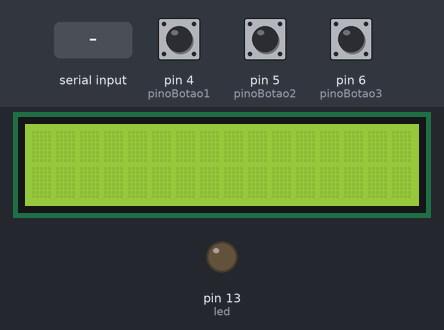
Recording of a sketch running on a simulated Arduino Uno, built with avr-gcc and run on an emulated ATmega328P. Shown: 16×2 character LCD, output pins drawn as LEDs (lit = HIGH). Inputs (shaded band) come from the test bench; at power-on: pin 6 (pinoBotao3) LOW, pin 5 (pinoBotao2) LOW, pin 4 (pinoBotao1) LOW. What the sketch prints to the serial monitor is not drawn.

Above: at 8.7 s.
8.8 s: "+" received over Serial
At 10.4 s:
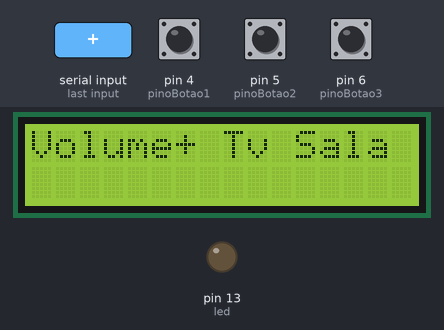
11.4 s: pin 6 (pinoBotao3) pulled HIGH for 0.15 s
At 13.0 s:
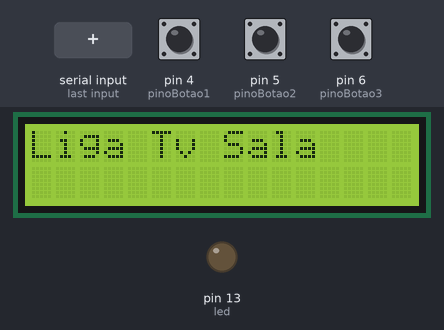
14.0 s: "S" received over Serial
At 15.0 s:
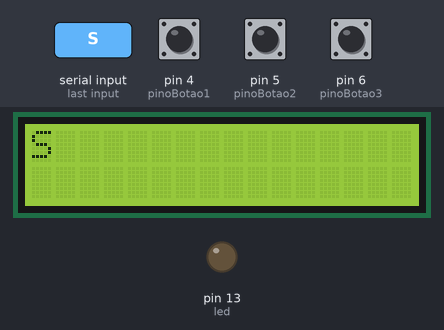
15.5 s: pin 5 (pinoBotao2) pulled HIGH for 0.15 s
At 16.4 s:
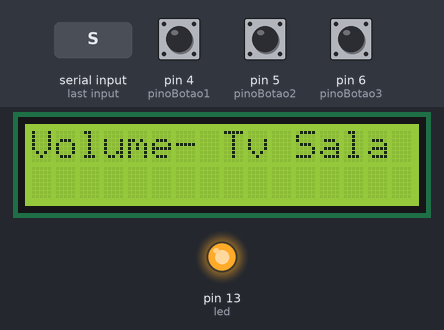
18.1 s: pin 4 (pinoBotao1) pulled HIGH for 0.15 s
At 20.4 s:
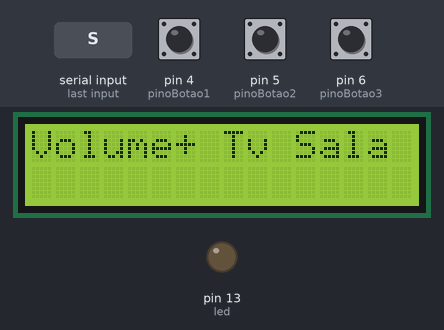
20.7 s: pin 5 (pinoBotao2) pulled HIGH for 1 s
At 21.6 s:
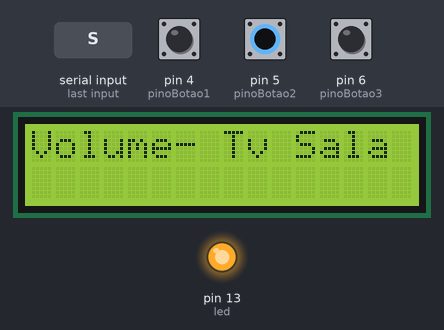
Timing chart, 0 to 23.7 s (numbered marks = the images above; inputs shaded):
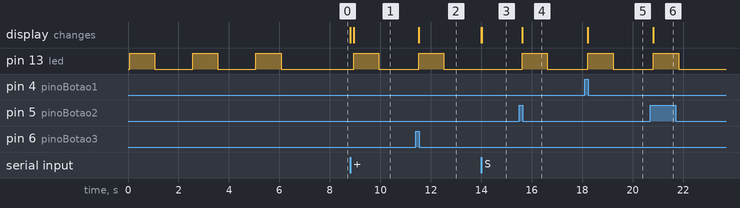

Measured:
- after the input at 8.8 s, pin 13 (led): LOW → HIGH after 0.14 s, → LOW 1.0 s later; the display: first changes at once (image 1 shows a later state)
- after the input at 11.4 s, pin 13 (led): LOW → HIGH after 0.12 s, → LOW 1.0 s later; the display: changes after 0.12 s (image 2)
- after the input at 14.0 s, the display: first changes at once (image 3 shows a later state)
- after the input at 15.5 s, pin 13 (led): LOW → HIGH after 0.12 s, → LOW 1.0 s later; the display: changes after 0.12 s (image 4)
- after the input at 18.1 s, pin 13 (led): LOW → HIGH after 0.12 s, → LOW 1.0 s later; the display: changes after 0.12 s (image 5)
- after the input at 20.7 s, pin 13 (led): LOW → HIGH after 0.12 s, → LOW 1.0 s later; the display: changes after 0.12 s (image 6)

The sketch:

UNO_LCD_IC2_IR_2015.ino
```cpp
/*
UNO pino analogico A4 e A5
MEGA pino digital 20 e 21
*/
#include <Wire.h>  // Comes with Arduino IDE
#include <LiquidCrystal_I2C.h>
LiquidCrystal_I2C lcd(0x27, 2, 1, 0, 4, 5, 6, 7, 3, POSITIVE);  // Set the LCD I2C address

/////////////////////////// includes IR
#include <IRremote.h>
IRsend irsend; // IR SALA
//---------------------------------------------------------

/////////////////////////// receptor IR sala


String cmd = "";

int led = 13;


//bt
byte pinoBotao1 = 4;
byte pinoBotao2 = 5;
byte pinoBotao3 = 6;


const long DEBOUNCE_DELAY_1 = 100;
int leitura_anterior_1 = 0;
int leitura_anterior_db_1 = 0;
long time_ultimo_debounce_1 = 0;
int debounce_ok_1 = 0;

const long DEBOUNCE_DELAY_2 = 100;
int leitura_anterior_2 = 0;
int leitura_anterior_db_2 = 0;
long time_ultimo_debounce_2 = 0;
int debounce_ok_2 = 0;

const long DEBOUNCE_DELAY_3 = 100;
int leitura_anterior_3 = 0;
int leitura_anterior_db_3 = 0;
long time_ultimo_debounce_3 = 0;
int debounce_ok_3 = 0;


//----------------------------

void setup()   /*----( SETUP: RUNS ONCE )----*/
{
  Serial.begin(9600);  // Used to type in characters

  lcd.begin(16,2);   // initialize the lcd for 16 chars 2 lines, turn on backlight
  lcd.backlight(); // finish with backlight on

  pinMode(pinoBotao1, INPUT);//bt1
  pinMode(led, OUTPUT);

  led13();
  delay(500);
  led13();
  delay(500);
  led13();
  delay(500);

}/*--(end setup )---*/


void loop()   /*----( LOOP: RUNS CONSTANTLY )----*/
{

/////// RECEBE SERIAL //-----------------------------------------------------------------------------------------------------------

  if(Serial.available() > 0) // serial pc
  {
    // clear the screen
     lcd.clear();

    while(Serial.available() > 0)
    {
      cmd += char(Serial.read());
      delay(10);
    }

    Serial.println(cmd);
    lcd.print(cmd);
  }
  /*

  // when characters arrive over the serial port...
    if (Serial.available()) {
      // wait a bit for the entire message to arrive
      delay(100);
      // clear the screen
      lcd.clear();
      // read all the available characters
      while (Serial.available() > 0) {
        cmd += char(Serial.read());
        // display each character to the LCD
        lcd.write(Serial.read());
      }
    }
  */
  if (cmd.length() >0) {

    if(cmd == "+"){ volumeTvMais('S'); }
    if(cmd == "-"){ volumeTvMenos('S'); }

    cmd = "";
  }
  //-----------------------------------------------------------------------------------------------------------------------------


  botoes();
}/* --(end main loop )-- */

void led13()
{
  digitalWrite(led, HIGH);   // turn the LED on (HIGH is the voltage level)
  delay(1000);               // wait for a second
  digitalWrite(led, LOW);    // turn the LED off by making the voltage LOW
  delay(1000);
}
void botoes()
{
  int leitura_atual_1 = digitalRead(pinoBotao1);
  if(leitura_atual_1 != leitura_anterior_1){time_ultimo_debounce_1 = millis(); debounce_ok_1;}
  if((millis()-time_ultimo_debounce_1)>DEBOUNCE_DELAY_1){debounce_ok_1=1;}
  if(debounce_ok_1 == 1){
    if(leitura_atual_1 == 1 && leitura_anterior_db_1 == 0){
      volumeTvMais('S');
    }
    leitura_anterior_db_1 = leitura_atual_1;

  }

  int leitura_atual_2 = digitalRead(pinoBotao2);
  if(leitura_atual_2 != leitura_anterior_2){time_ultimo_debounce_2 = millis(); debounce_ok_2;}
  if((millis()-time_ultimo_debounce_2)>DEBOUNCE_DELAY_2){debounce_ok_2=1;}
  if(debounce_ok_2 == 1){
    if(leitura_atual_2 == 1 && leitura_anterior_db_2 == 0){
      volumeTvMenos('S');
       //lcd.clear();
       //lcd.print(leitura_atual_2);

    }
    leitura_anterior_db_2 = leitura_atual_2;

  }


  int leitura_atual_3 = digitalRead(pinoBotao3);
  if(leitura_atual_3 != leitura_anterior_3){time_ultimo_debounce_3 = millis(); debounce_ok_3;}
  if((millis()-time_ultimo_debounce_3)>DEBOUNCE_DELAY_3){debounce_ok_3=1;}
  if(debounce_ok_3 == 1){
    if(leitura_atual_3 == 1 && leitura_anterior_db_3 == 0){
      ligaTv('S');
    }
    leitura_anterior_db_3 = leitura_atual_3;

  }
}


void ligaTv(char strLocal)
{
  for (int i = 0; i < 1; i++) {
    irsend.sendNEC(0x20DF10EF, 32); //liga
    delay(40);
  }

  lcd.clear();
  lcd.write("Liga Tv Sala");
  Serial.println("Liga Tv Sala");
  led13();
}

//inputTv
void inputTv (char strLocal)
{

  for (int i = 0; i < 1; i++) {
    irsend.sendNEC(0x20DFD02F, 32); //input
    delay(40);
  }

  if(strLocal == 'S'){Serial.println("Input Tv Sala"); }

}


//volumeTvMenos
void volumeTvMenos(char strLocal)
{

  for (int i = 0; i < 1; i++) {
    irsend.sendNEC(0x20DFC03F, 32); //volume-
    delay(40);
  }
  lcd.clear();
  lcd.write("Volume- Tv Sala");
  Serial.println("Volume- Tv Sala");
  led13();

}

//volumeTvMais
void volumeTvMais(char strLocal)
{

  for (int i = 0; i < 1; i++) {
    irsend.sendNEC(0x20DF40BF, 32); //volume+
    delay(40);
  }
  lcd.clear();
  lcd.write("Volume+ Tv Sala");
  Serial.println("Volume+ Tv Sala");
  led13();

}


/* ( THE END ) */
```
